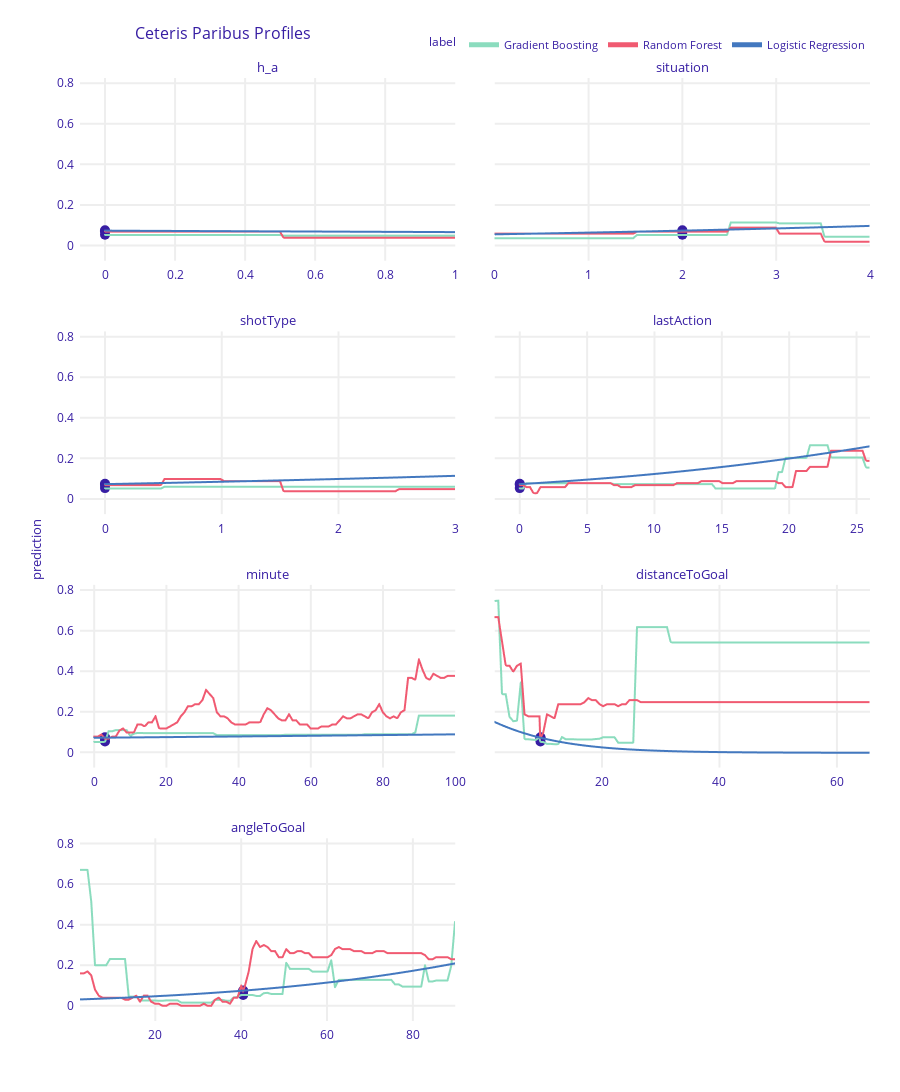

Source (notebook cell):
### Code cell
cp_obs_lr = lr_exp.predict_profile(obs)
cp_obs_rf = rf_exp.predict_profile(obs)
cp_obs_gb.plot([cp_obs_rf, cp_obs_lr])
